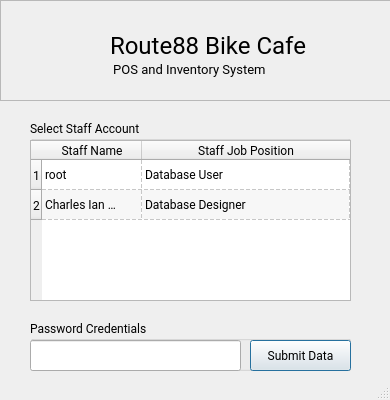
<?xml version="1.0" encoding="UTF-8"?>
<ui version="4.0">
 <class>Route88_MainWindow</class>
 <widget class="QDialog" name="Route88_MainWindow">
  <property name="windowModality">
   <enum>Qt::ApplicationModal</enum>
  </property>
  <property name="geometry">
   <rect>
    <x>0</x>
    <y>0</y>
    <width>390</width>
    <height>400</height>
   </rect>
  </property>
  <property name="sizePolicy">
   <sizepolicy hsizetype="Fixed" vsizetype="Fixed">
    <horstretch>0</horstretch>
    <verstretch>0</verstretch>
   </sizepolicy>
  </property>
  <property name="minimumSize">
   <size>
    <width>390</width>
    <height>400</height>
   </size>
  </property>
  <property name="maximumSize">
   <size>
    <width>390</width>
    <height>400</height>
   </size>
  </property>
  <property name="font">
   <font>
    <family>Roboto</family>
    <weight>50</weight>
    <bold>false</bold>
   </font>
  </property>
  <property name="cursor">
   <cursorShape>ArrowCursor</cursorShape>
  </property>
  <property name="tabletTracking">
   <bool>false</bool>
  </property>
  <property name="contextMenuPolicy">
   <enum>Qt::NoContextMenu</enum>
  </property>
  <property name="windowTitle">
   <string notr="true">Route88 System | Login</string>
  </property>
  <property name="toolTip">
   <string notr="true"/>
  </property>
  <property name="whatsThis">
   <string notr="true"/>
  </property>
  <property name="styleSheet">
   <string notr="true"/>
  </property>
  <property name="sizeGripEnabled">
   <bool>true</bool>
  </property>
  <property name="modal">
   <bool>true</bool>
  </property>
  <widget class="QGroupBox" name="GroupContainer_PassCred">
   <property name="geometry">
    <rect>
     <x>30</x>
     <y>320</y>
     <width>321</width>
     <height>51</height>
    </rect>
   </property>
   <property name="sizePolicy">
    <sizepolicy hsizetype="Preferred" vsizetype="Preferred">
     <horstretch>0</horstretch>
     <verstretch>0</verstretch>
    </sizepolicy>
   </property>
   <property name="title">
    <string>Password Credentials</string>
   </property>
   <property name="flat">
    <bool>false</bool>
   </property>
   <widget class="QLineEdit" name="UserAcc_Password">
    <property name="geometry">
     <rect>
      <x>0</x>
      <y>20</y>
      <width>211</width>
      <height>31</height>
     </rect>
    </property>
    <property name="inputMask">
     <string notr="true" comment="*"/>
    </property>
    <property name="maxLength">
     <number>50</number>
    </property>
    <property name="echoMode">
     <enum>QLineEdit::Password</enum>
    </property>
    <property name="clearButtonEnabled">
     <bool>true</bool>
    </property>
   </widget>
   <widget class="QPushButton" name="UserAcc_SubmitData">
    <property name="geometry">
     <rect>
      <x>220</x>
      <y>20</y>
      <width>101</width>
      <height>31</height>
     </rect>
    </property>
    <property name="text">
     <string>Submit Data</string>
    </property>
   </widget>
  </widget>
  <widget class="QFrame" name="frame">
   <property name="geometry">
    <rect>
     <x>0</x>
     <y>0</y>
     <width>401</width>
     <height>101</height>
    </rect>
   </property>
   <property name="sizePolicy">
    <sizepolicy hsizetype="Fixed" vsizetype="Fixed">
     <horstretch>0</horstretch>
     <verstretch>0</verstretch>
    </sizepolicy>
   </property>
   <property name="maximumSize">
    <size>
     <width>401</width>
     <height>101</height>
    </size>
   </property>
   <property name="palette">
    <palette>
     <active>
      <colorrole role="Button">
       <brush brushstyle="SolidPattern">
        <color alpha="255">
         <red>85</red>
         <green>0</green>
         <blue>255</blue>
        </color>
       </brush>
      </colorrole>
      <colorrole role="Base">
       <brush brushstyle="SolidPattern">
        <color alpha="255">
         <red>85</red>
         <green>85</green>
         <blue>255</blue>
        </color>
       </brush>
      </colorrole>
      <colorrole role="NoRole">
       <brush brushstyle="SolidPattern">
        <color alpha="255">
         <red>85</red>
         <green>255</green>
         <blue>255</blue>
        </color>
       </brush>
      </colorrole>
     </active>
     <inactive>
      <colorrole role="Button">
       <brush brushstyle="SolidPattern">
        <color alpha="255">
         <red>85</red>
         <green>0</green>
         <blue>255</blue>
        </color>
       </brush>
      </colorrole>
      <colorrole role="Base">
       <brush brushstyle="SolidPattern">
        <color alpha="255">
         <red>85</red>
         <green>85</green>
         <blue>255</blue>
        </color>
       </brush>
      </colorrole>
      <colorrole role="NoRole">
       <brush brushstyle="SolidPattern">
        <color alpha="255">
         <red>85</red>
         <green>255</green>
         <blue>255</blue>
        </color>
       </brush>
      </colorrole>
     </inactive>
     <disabled>
      <colorrole role="Button">
       <brush brushstyle="SolidPattern">
        <color alpha="255">
         <red>85</red>
         <green>0</green>
         <blue>255</blue>
        </color>
       </brush>
      </colorrole>
      <colorrole role="Base">
       <brush brushstyle="SolidPattern">
        <color alpha="255">
         <red>240</red>
         <green>240</green>
         <blue>240</blue>
        </color>
       </brush>
      </colorrole>
      <colorrole role="NoRole">
       <brush brushstyle="SolidPattern">
        <color alpha="255">
         <red>85</red>
         <green>255</green>
         <blue>255</blue>
        </color>
       </brush>
      </colorrole>
     </disabled>
    </palette>
   </property>
   <property name="autoFillBackground">
    <bool>true</bool>
   </property>
   <property name="frameShape">
    <enum>QFrame::StyledPanel</enum>
   </property>
   <property name="frameShadow">
    <enum>QFrame::Sunken</enum>
   </property>
   <widget class="QLabel" name="label">
    <property name="geometry">
     <rect>
      <x>110</x>
      <y>30</y>
      <width>241</width>
      <height>31</height>
     </rect>
    </property>
    <property name="font">
     <font>
      <family>Roboto Mono</family>
      <pointsize>18</pointsize>
     </font>
    </property>
    <property name="text">
     <string>Route88 Bike Cafe</string>
    </property>
   </widget>
   <widget class="QLabel" name="label_2">
    <property name="geometry">
     <rect>
      <x>110</x>
      <y>60</y>
      <width>271</width>
      <height>18</height>
     </rect>
    </property>
    <property name="font">
     <font>
      <family>Roboto Mono</family>
      <pointsize>10</pointsize>
     </font>
    </property>
    <property name="text">
     <string> POS and Inventory System</string>
    </property>
   </widget>
   <widget class="QLabel" name="label_3">
    <property name="geometry">
     <rect>
      <x>20</x>
      <y>20</y>
      <width>71</width>
      <height>71</height>
     </rect>
    </property>
    <property name="text">
     <string/>
    </property>
    <property name="pixmap">
     <pixmap>r_88.ico</pixmap>
    </property>
    <property name="scaledContents">
     <bool>true</bool>
    </property>
   </widget>
  </widget>
  <widget class="QGroupBox" name="GroupContainer_StaffAccount">
   <property name="geometry">
    <rect>
     <x>30</x>
     <y>120</y>
     <width>321</width>
     <height>181</height>
    </rect>
   </property>
   <property name="title">
    <string>Select Staff Account</string>
   </property>
   <widget class="QTableWidget" name="tableWidget">
    <property name="geometry">
     <rect>
      <x>0</x>
      <y>20</y>
      <width>321</width>
      <height>161</height>
     </rect>
    </property>
    <property name="sizePolicy">
     <sizepolicy hsizetype="Fixed" vsizetype="Fixed">
      <horstretch>0</horstretch>
      <verstretch>0</verstretch>
     </sizepolicy>
    </property>
    <property name="minimumSize">
     <size>
      <width>321</width>
      <height>161</height>
     </size>
    </property>
    <property name="maximumSize">
     <size>
      <width>321</width>
      <height>161</height>
     </size>
    </property>
    <property name="editTriggers">
     <set>QAbstractItemView::AnyKeyPressed</set>
    </property>
    <property name="alternatingRowColors">
     <bool>true</bool>
    </property>
    <property name="selectionMode">
     <enum>QAbstractItemView::SingleSelection</enum>
    </property>
    <property name="gridStyle">
     <enum>Qt::DashLine</enum>
    </property>
    <property name="sortingEnabled">
     <bool>true</bool>
    </property>
    <property name="wordWrap">
     <bool>true</bool>
    </property>
    <attribute name="horizontalHeaderVisible">
     <bool>true</bool>
    </attribute>
    <attribute name="horizontalHeaderCascadingSectionResizes">
     <bool>true</bool>
    </attribute>
    <attribute name="horizontalHeaderHighlightSections">
     <bool>true</bool>
    </attribute>
    <attribute name="horizontalHeaderShowSortIndicator" stdset="0">
     <bool>true</bool>
    </attribute>
    <attribute name="horizontalHeaderStretchLastSection">
     <bool>true</bool>
    </attribute>
    <attribute name="verticalHeaderVisible">
     <bool>true</bool>
    </attribute>
    <attribute name="verticalHeaderCascadingSectionResizes">
     <bool>true</bool>
    </attribute>
    <attribute name="verticalHeaderShowSortIndicator" stdset="0">
     <bool>true</bool>
    </attribute>
    <attribute name="verticalHeaderStretchLastSection">
     <bool>false</bool>
    </attribute>
    <row>
     <property name="text">
      <string>1</string>
     </property>
    </row>
    <row>
     <property name="text">
      <string>2</string>
     </property>
    </row>
    <column>
     <property name="text">
      <string>Staff Name</string>
     </property>
    </column>
    <column>
     <property name="text">
      <string>Staff Job Position</string>
     </property>
    </column>
    <item row="0" column="0">
     <property name="text">
      <string>root</string>
     </property>
    </item>
    <item row="0" column="1">
     <property name="text">
      <string>Database User</string>
     </property>
    </item>
    <item row="1" column="0">
     <property name="text">
      <string>Charles Ian Mascarenas</string>
     </property>
    </item>
    <item row="1" column="1">
     <property name="text">
      <string>Database Designer</string>
     </property>
    </item>
   </widget>
  </widget>
  <zorder>GroupContainer_StaffAccount</zorder>
  <zorder>GroupContainer_PassCred</zorder>
  <zorder>frame</zorder>
 </widget>
 <tabstops>
  <tabstop>UserAcc_Password</tabstop>
  <tabstop>UserAcc_SubmitData</tabstop>
 </tabstops>
 <resources/>
 <connections/>
</ui>
